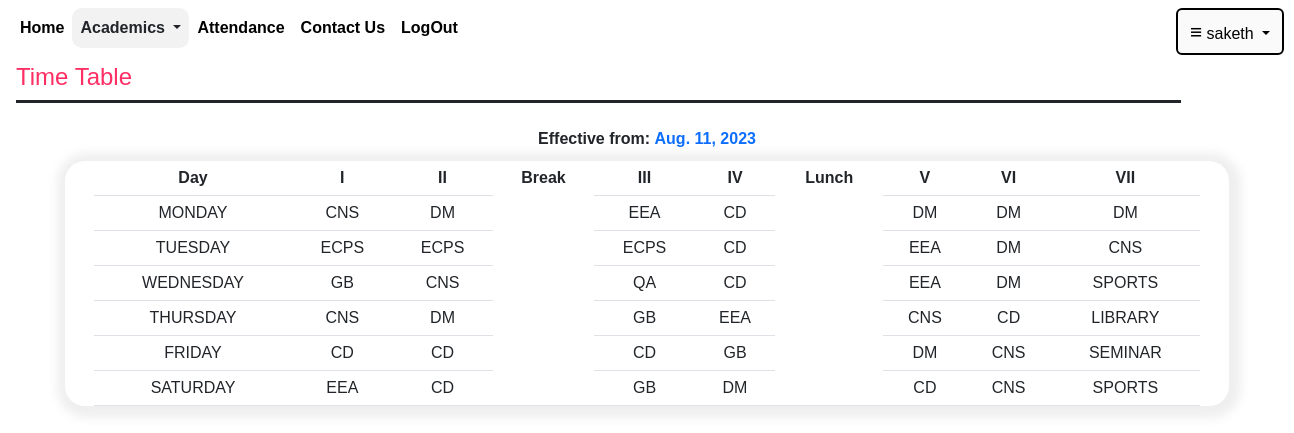
/displaytimetable (signed in), run on the app's committed database.
### user/models.py (models this page shows, shortened)
class TimeTable(models.Model):
    date=models.DateTimeField(default=timezone.now)
    Year=models.IntegerField()
    Dept=models.CharField(max_length=20)
    Day=models.CharField(max_length=20,default="sunday",primary_key=True)
    C1=models.CharField(max_length=20)
    C2=models.CharField(max_length=20)
    C3=models.CharField(max_length=20)
    C4=models.CharField(max_length=20)
    C5=models.CharField(max_length=20)
    C6=models.CharField(max_length=20)
    C7=models.CharField(max_length=20,default="")

### user/views.py (the view)
# urls.py: path('displaytimetable',views.displaytimetable),
def displaytimetable(request):
    uname=request.session.get('uname')
    name=request.session.get('name')
    tt=TimeTable.objects.all()
    return render(request,'displaytimetable.html',{'tt':tt,'date':tt[0].date.date(),'assignments':assignments,'uname':uname,'name':name})

### user/templates/displaytimetable.html (shortened to what this page needs)
{% extends 'base.html'%}
{% block content%}
<div class="h4 pb-2 mb-4 mx- border-bottom border-3 mx-3 border-dark underline" style="color:#FF2E63;width:90vw;">
    Time Table
</div>
<center>
<strong class="date" style="">Effective from: <span style="color:#0d6efd"><b>{{date}}</b></span></strong>
<div class="main">
<table class="table table-hover mx-3 timetable" >
    <tr>
        <th>Day</th><th>I</th><th>II</th><th rowspan="7">Break</th><th>III</th><th>IV</th><th rowspan="7">Lunch</th><th>V</th><th>VI</th><th>VII</th>
    </tr>
    {% for x in tt%}
    <tr>
        <td>{{x.Day}}</td><td>{{x.C1}}</td><td>{{x.C2}}</td><td>{{x.C3}}</td><td>{{x.C4}}</td><td>{{x.C5}}</td><td>{{x.C6}}</td><td>{{x.C7}}</td>
    </tr>
    {% endfor %}
</table>
</center>
  <br>
  <br>
{% endblock%}

### data on the page
TimeTable: Day "MONDAY", C1 "CNS", C2 "DM", C3 "EEA", C4 "CD", C5 "DM", C6 "DM", C7 "DM"
TimeTable: Day "TUESDAY", C1 "ECPS", C2 "ECPS", C3 "ECPS", C4 "CD", C5 "EEA", C6 "DM", C7 "CNS"
TimeTable: Day "WEDNESDAY", C1 "GB", C2 "CNS", C3 "QA", C4 "CD", C5 "EEA", C6 "DM", C7 "SPORTS"
TimeTable: Day "THURSDAY", C1 "CNS", C2 "DM", C3 "GB", C4 "EEA", C5 "CNS", C6 "CD", C7 "LIBRARY"
TimeTable: Day "FRIDAY", C1 "CD", C2 "CD", C3 "CD", C4 "GB", C5 "DM", C6 "CNS", C7 "SEMINAR"
TimeTable: Day "SATURDAY", C1 "EEA", C2 "CD", C3 "GB", C4 "DM", C5 "CD", C6 "CNS", C7 "SPORTS"

### other printed values
{{ uname }} "saketh"
{{ date }} "Aug. 11, 2023"
